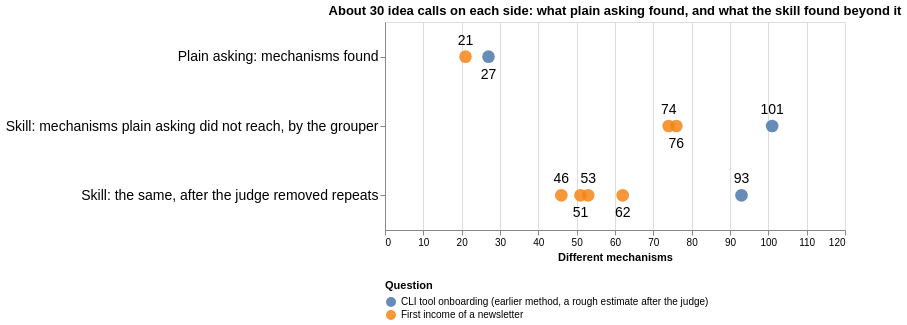

The specification (Vega-Lite) saved for this image:
### Vega-Lite specification from a JSON file in a GitHub repository (floating-point values rounded to 4 significant figures)
{"usermeta": {"fig": {"content": "data", "style": "cool-clean", "candidates": ["cool-clean"], "why": "counts read from the result files", "surface": "repo-doc"}}, "title": "About 30 idea calls on each side: what plain asking found, and what the skill found beyond it", "width": 460, "height": 208, "data": {"values": [{"row": "Plain asking: mechanisms found", "group": "CLI tool onboarding (earlier method, a rough estimate after the judge)", "count": 27, "below": 1}, {"row": "Skill: mechanisms plain asking did not reach, by the grouper", "group": "CLI tool onboarding (earlier method, a rough estimate after the judge)", "count": 101, "below": 0}, {"row": "Skill: the same, after the judge removed repeats", "group": "CLI tool onboarding (earlier method, a rough estimate after the judge)", "count": 93, "below": 0}, {"row": "Plain asking: mechanisms found", "group": "First income of a newsletter", "count": 21, "below": 0}, {"row": "Skill: mechanisms plain asking did not reach, by the grouper", "group": "First income of a newsletter", "count": 76, "below": 1}, {"row": "Skill: mechanisms plain asking did not reach, by the grouper", "group": "First income of a newsletter", "count": 74, "below": 0}, {"row": "Skill: the same, after the judge removed repeats", "group": "First income of a newsletter", "count": 53, "below": 0}, {"row": "Skill: the same, after the judge removed repeats", "group": "First income of a newsletter", "count": 62, "below": 1}, {"row": "Skill: the same, after the judge removed repeats", "group": "First income of a newsletter", "count": 51, "below": 1}, {"row": "Skill: the same, after the judge removed repeats", "group": "First income of a newsletter", "count": 46, "below": 0}]}, "layer": [{"mark": {"type": "point", "filled": true, "size": 160, "opacity": 0.85}, "encoding": {"y": {"field": "row", "type": "nominal", "title": null, "sort": ["Plain asking: mechanisms found", "Skill: mechanisms plain asking did not reach, by the grouper", "Skill: the same, after the judge removed repeats"], "axis": {"labelFontSize": 14, "labelLimit": 520}}, "x": {"field": "count", "type": "quantitative", "title": "Different mechanisms", "scale": {"domain": [0, 120]}}, "color": {"field": "group", "type": "nominal", "title": "Question", "legend": {"orient": "bottom", "direction": "vertical", "labelLimit": 700}}}}, {"transform": [{"filter": "datum.below == 0"}], "mark": {"type": "text", "dy": -16, "fontSize": 14}, "encoding": {"y": {"field": "row", "type": "nominal", "title": null, "sort": ["Plain asking: mechanisms found", "Skill: mechanisms plain asking did not reach, by the grouper", "Skill: the same, after the judge removed repeats"], "axis": {"labelFontSize": 14, "labelLimit": 520}}, "x": {"field": "count", "type": "quantitative", "title": "Different mechanisms", "scale": {"domain": [0, 120]}}, "text": {"field": "count"}}}, {"transform": [{"filter": "datum.below == 1"}], "mark": {"type": "text", "dy": 18, "fontSize": 14}, "encoding": {"y": {"field": "row", "type": "nominal", "title": null, "sort": ["Plain asking: mechanisms found", "Skill: mechanisms plain asking did not reach, by the grouper", "Skill: the same, after the judge removed repeats"], "axis": {"labelFontSize": 14, "labelLimit": 520}}, "x": {"field": "count", "type": "quantitative", "title": "Different mechanisms", "scale": {"domain": [0, 120]}}, "text": {"field": "count"}}}]}
